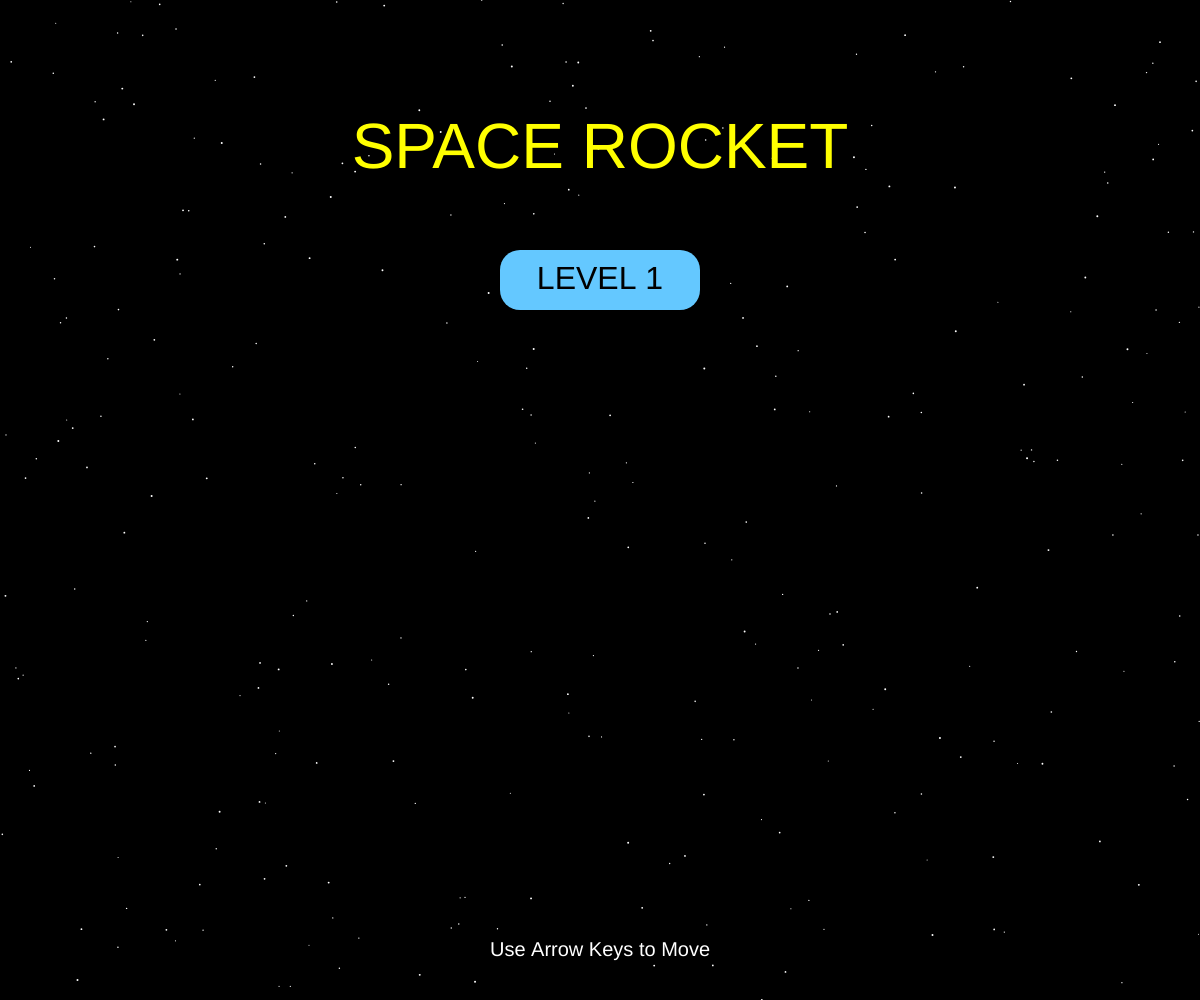
Frame 1 (no input)
Frame 60 (no input): identical to frame 1, image omitted
Frame 120 (the mouse pressed at the canvas centre since frame 60): identical to frame 1, image omitted

The p5.js sketch that drew this single still picture (run headless with seeded random() and noise() and a simulated clock; from frame 60 on, the mouse is pressed at the canvas centre):

// p5.js sketch
// ── sketch.js
// Global variables section:

// Array to store star objects for background
let stars = [];
// Array to store rock objects that will fall
let rocks = [];
// Main player object with position, health, and dimensions
let rocket = {
  x: 370,
  y: 300,
  health: 3,
  width: 40,
  height: 80
};
// Hi
// Game progress tracking variables
let score = 0;
let level = 0;
// Current state of the game (menu, playing, etc.)
let gameState = "menu"; 
// Variables controlling game difficulty
let rockSpeed = 2;
let rockSpawnRate = 120;

// Level configuration data - each level has different difficulty parameters
const LEVELS = [
  { target: 10, speed: 2, spawn: 40, size: 80, rockCount: 1 },  // Level 1
  { target: 40, speed: 7, spawn: 30, size: 90, rockCount: 2 },   // Level 2 (harder)
  { target: 60, speed: 9, spawn: 20, size: 95, rockCount: 3 }  // Level 3 (even harder)
];

/* 
   I tried to define the player's rocket object with just `x` and `y` values like:
  let rocket = { x: 370, y: 300 };  
  However, as soon as I tried to make the rocket interact with other objects like rocks, 
  I realized I needed the width and height properties to detect collisions and manage rocket movement. 
  Adding `width` and `height` helped later on when I had to calculate if the rocket hit a falling rock. 
*/

// Initial setup function by p5.js
function setup() {
  // Create canvas matching window dimensions
  createCanvas(windowWidth, windowHeight); 

  // Generate 300 stars at random positions for background
  for (let i = 0; i < 300; i++) {
    stars.push({
      x: random(width),
      y: random(height),
      size: random(1, 2)
    });
  }
}

// Main drawing loop called continuously by p5.js
function draw() {
  // Black background
  background(0);
  // Draw all stars
  drawStars();
  
  // State machine for different game screens
  if (gameState === "menu") {
    drawMenu();
  } else if (gameState === "playing") {
    updateGame();
  } else if (gameState === "gameOver") {
    drawGameOver();
  } else if (gameState === "win") {
    drawWinScreen();
  } else if (gameState === "finalWin") {
    drawFinalWinScreen();
  }

  /* 
  I first handled the game states like this:
  if (score < 100) {
    updateGame();
  } else {
    drawWinScreen();
  }
  
  But I soon realized this wouldn’t be enough since the game had a main menu, multiple levels, and multiple screens (game over, win, etc.).
  I rewrote it to use a `gameState` variable instead. This made the game much easier to handle. 
  Now, I can easily switch between states like "menu", "playing", "gameOver", and so on.
  */
}

// Function to draw all stars in the background
function drawStars() {
  fill(255);
  noStroke();
  // Loop through all stars and draw each one
  for (let star of stars) {
    ellipse(star.x, star.y, star.size, star.size);
  }
}

// Function to draw the main menu screen
function drawMenu() {
  // Draw game title
  fill(255, 255, 0);
  textSize(64);
  textAlign(CENTER, CENTER);
  text("SPACE ROCKET", width / 2, 150);

  // Draw level selection buttons
  drawMenuButton("LEVEL 1", 250, 1);
  
  // Only show level 2 button if player has unlocked it
  if (score >= LEVELS[0].target || level > 1) drawMenuButton("LEVEL 2", 350, 2);
  
  // Only show level 3 button if player has unlocked it
  if (score >= LEVELS[1].target || level > 2) drawMenuButton("LEVEL 3", 450, 3);

  // Draw controls instruction
  fill(255);
  textSize(20);
  text("Use Arrow Keys to Move", width / 2, height - 50);

}

// Helper function to draw menu buttons
function drawMenuButton(label, y, lvl) {
  // Button background
  fill(100, 200, 255);
  rect(width / 2 - 100, y, 200, 60, 20);
  
  // Button text
  fill(0);
  textSize(32);
  text(label, width / 2, y + 30);
}

// Mouse click handler for menu interactions
function mousePressed() {
  // Only handle clicks when in menu state
  if (gameState === "menu") {
    // Check if click is within button area
    if (mouseX > width / 2 - 100 && mouseX < width / 2 + 100) {
      // Check which button was clicked and start appropriate level
      if (mouseY > 250 && mouseY < 310) startLevel(1);
      else if (mouseY > 350 && mouseY < 410 && (score >= LEVELS[0].target || level > 1)) startLevel(2);
      else if (mouseY > 450 && mouseY < 510 && (score >= LEVELS[1].target || level > 2)) startLevel(3);
    }
  }
}

// Function to initialize a level
function startLevel(lvl) {
  level = lvl;
  gameState = "playing";
  
  // Reset rocket position and health
  rocket = { x: width / 2, y: height / 2, health: 3, width: 40, height: 80 };

  // Clear existing rocks
  rocks = [];
  
  // Set difficulty parameters from LEVELS array
  rockSpeed = LEVELS[lvl - 1].speed;
  rockSpawnRate = LEVELS[lvl - 1].spawn;

  // Reset score for this level
  score = 0;

  /* 
 My first attempt at starting the level looked like this:
  if (lvl === 1) {
    rockSpeed = 2;
    rockSpawnRate = 40;
  }

  But this wasn’t scalable. As the number of levels increased, it became hard to manage multiple `if` statements. 
  I switched to using the `LEVELS` array to handle the difficulty parameters dynamically. 
  This was a big improvement because now the code can handle any number of levels and I don’t need to manually update values every time.
  */
}


// Main game update function
function updateGame() {
  updateRocket();
  updateRocks();
  checkWinCondition();
  drawHUD();
}

// Function to handle rocket movement and drawing

  /* 
  I was focused on handling the rocket's movement. I wanted the rocket to be able to move in all directions (left, right, up, and down) using the arrow keys. 
  At first, I wasn’t thinking about boundaries or how the rocket would interact with the edge of the screen, so my first version simply looked like this:
  if (keyIsDown(LEFT_ARROW)) rocket.x -= 5;
if (keyIsDown(RIGHT_ARROW)) rocket.x += 5;
if (keyIsDown(UP_ARROW)) rocket.y -= 5;
if (keyIsDown(DOWN_ARROW)) rocket.y += 5;

This worked fine at first, and the rocket moved around just as expected. But then I realized the rocket could easily fly off the screen, which would break the game. 
That’s when I realized I needed to add boundary checking, so the rocket wouldn’t move past the screen edges.
To fix this, I added boundary checks using max() and min().
  */

function updateRocket() {
  // Handle keyboard controls with boundary checking
  if (keyIsDown(LEFT_ARROW)) rocket.x = max(rocket.x - 5, 0);
  if (keyIsDown(RIGHT_ARROW)) rocket.x = min(rocket.x + 5, width - rocket.width);
  if (keyIsDown(UP_ARROW)) rocket.y = max(rocket.y - 5, 0);
  if (keyIsDown(DOWN_ARROW)) rocket.y = min(rocket.y + 5, height - rocket.height);
  //Now, the rocket would stop at the edges of the screen and wouldn’t fly off

  // Draw the rocket
  drawRocket();
}

// Detailed rocket drawing function
function drawRocket() {
  noStroke();
  // Main rocket body
  fill(180);
  rect(rocket.x, rocket.y, rocket.width, rocket.height, 8);
  
  // Rocket details
  fill(200);
  rect(rocket.x + rocket.width/4, rocket.y, rocket.width/2, rocket.height, 8);
  fill(100);
  rect(rocket.x, rocket.y, rocket.width/4, rocket.height, 8);
  
  // Rocket nose cone
  fill(255, 0, 0);
  triangle(rocket.x, rocket.y, 
           rocket.x + rocket.width, rocket.y, 
           rocket.x + rocket.width/2, rocket.y - rocket.width/2);
  
  // Nose cone detail
  fill(200, 0, 0);
  triangle(rocket.x + rocket.width/4, rocket.y, 
           rocket.x + rocket.width*0.75, rocket.y, 
           rocket.x + rocket.width/2, rocket.y - rocket.width/3);
  
  // Rocket window
  fill(0, 150, 255);
  ellipse(rocket.x + rocket.width/2, rocket.y + rocket.height/4, 15, 15);
  
  // Window highlight
  fill(255);
  ellipse(rocket.x + rocket.width/2 + 3, rocket.y + rocket.height/4 - 3, 6, 6);
  
  // Rocket engines
  fill(255, 100, 0);
  triangle(rocket.x, rocket.y + rocket.height, 
           rocket.x - rocket.width/2, rocket.y + rocket.height*1.2, 
           rocket.x, rocket.y + rocket.height*1.2);
  triangle(rocket.x + rocket.width, rocket.y + rocket.height, 
           rocket.x + rocket.width*1.5, rocket.y + rocket.height*1.2, 
           rocket.x + rocket.width, rocket.y + rocket.height*1.2);
  
  // Engine glow
  fill(255, 200, 0);
  ellipse(rocket.x + rocket.width/2, rocket.y + rocket.height*1.1, 25, 40);
}

function updateRocks() {
  // Spawn new rocks at regular intervals
  if (frameCount % rockSpawnRate === 0) {
    // Spawn multiple rocks based on level difficulty
    for (let i = 0; i < LEVELS[level - 1].rockCount; i++) {
      rocks.push({
        x: random(width - LEVELS[level - 1].size),
        y: -LEVELS[level - 1].size,
        size: LEVELS[level - 1].size,
        speed: rockSpeed
      });
    }
  }
  
  // Process all rocks
  for (let i = rocks.length - 1; i >= 0; i--) {
    // Move rock downward
    rocks[i].y += rocks[i].speed;
    
    noStroke();
    // Draw rock 
    fill(60, 60, 70);
    ellipse(rocks[i].x + rocks[i].size/2, rocks[i].y + rocks[i].size/2, rocks[i].size, rocks[i].size);
    
    fill(90, 90, 100);
    beginShape();
    vertex(rocks[i].x + rocks[i].size*0.3, rocks[i].y + rocks[i].size*0.2);
    vertex(rocks[i].x + rocks[i].size*0.7, rocks[i].y + rocks[i].size*0.3);
    vertex(rocks[i].x + rocks[i].size*0.8, rocks[i].y + rocks[i].size*0.6);
    vertex(rocks[i].x + rocks[i].size*0.4, rocks[i].y + rocks[i].size*0.7);
    vertex(rocks[i].x + rocks[i].size*0.2, rocks[i].y + rocks[i].size*0.5);
    endShape(CLOSE);
    
    fill(140, 140, 150);
    quad(
      rocks[i].x + rocks[i].size*0.4, rocks[i].y + rocks[i].size*0.3,
      rocks[i].x + rocks[i].size*0.6, rocks[i].y + rocks[i].size*0.4, 
      rocks[i].x + rocks[i].size*0.5, rocks[i].y + rocks[i].size*0.6,
      rocks[i].x + rocks[i].size*0.3, rocks[i].y + rocks[i].size*0.5
    );
    
    // Rock highlight
    fill(255, 150, 50, 180); 
    ellipse(
      rocks[i].x + rocks[i].size*0.65, 
      rocks[i].y + rocks[i].size*0.65, 
      rocks[i].size/4, 
      rocks[i].size/4
    );
    
    // Check for collision with rocket
    if (collides(rocket, rocks[i])) {
      rocks.splice(i, 1);
      rocket.health--;
      // Game over if health reaches 0
      if (rocket.health <= 0) gameState = "gameOver";
    } else if (rocks[i].y > height) {
      // Remove rock if it goes off bottom of screen and increment score
      rocks.splice(i, 1);
      score++;
    }
  }
}
/* When I was first working on detecting collisions between the rocket and the rocks, my goal was to make the game feel interactive,
so if a rock touches the rocket, something needs to happen. I started with a very basic idea: “If the x and y positions match, that must mean they're touching.” 
So my first try at a collision function was something like this:

js
Copy
Edit
function collides(obj1, obj2) {
  return obj1.x === obj2.x && obj1.y === obj2.y;
}
But the problem was it almost never worked. Even when the rocket and the rock clearly overlapped on the screen, the function returned false. 
I realized that in real games, collision detection isn’t about exact positions, it's about overlapping areas.

So I started researching and testing. I learned about AABB collision detection which is a common method to detect overlap between two rectangles. 
Even though the rocks are squares (they use size), and the rocket is a rectangle (width and height), I could still compare their edges using simple inequalities.

That’s when I rewrote the collides() function into what it is now: */

// Collision detection between two objects
function collides(obj1, obj2) {
  return obj1.x < obj2.x + obj2.size &&
         obj1.x + obj1.width > obj2.x &&
         obj1.y < obj2.y + obj2.size &&
         obj1.y + obj1.height > obj2.y;
}

// Check if player has completed the level
function checkWinCondition() {
  if (score >= LEVELS[level - 1].target) {
    // Special case for final level
    if (level === 3) gameState = "finalWin";
    else gameState = "win";
  }
}

// Draw heads-up display with game info
function drawHUD() {
  fill(255);
  textSize(24);
  text(`Score: ${score}/${LEVELS[level - 1].target}`, 100, 30); 
  text(`Level: ${level}`, 100, 60); 
  text("Health: ", 100, 90);  
  for (let i = 0; i < rocket.health; i++) {
    fill(255, 0, 0);
    rect(180 + i * 25, 75, 20, 20);  
  }
}
// Game over screen
function drawGameOver() {
  fill(255, 0, 0);
  textSize(64);
  textAlign(CENTER, CENTER);
  text("GAME OVER", width / 2, height / 2 - 50);
  textSize(24);
  text("Press SPACE to continue", width / 2, height / 2 + 100);
}

// Level complete screen
function drawWinScreen() {
  fill(0, 255, 0);
  textSize(64);
  textAlign(CENTER, CENTER);
  text("LEVEL COMPLETE!", width / 2, height / 2 - 50);
  textSize(24);
  text("Press SPACE to continue", width / 2, height / 2 + 100);
}

// Final victory screen!!!
function drawFinalWinScreen() {
  fill(0, 255, 0);
  textSize(64);
  textAlign(CENTER, CENTER);
  text("CONGRATULATIONS!", width / 2, height / 2 - 100);
  text("YOU'VE WON THE GAME!", width / 2, height / 2);
  textSize(24);
  text("Press SPACE to return to menu", width / 2, height / 2 + 100);
}

// Keyboard input handler
function keyPressed() {
  // Handle spacebar press on game over/win screens
  if (key === ' ' && (gameState === "gameOver" || gameState === "win" || gameState === "finalWin")) {
    gameState = "menu";
  }
}
                                                                                                                                                                                                                                                                                                                                                                                                                                                                                                                                                                                                      
// ── style.css
html, body {
  margin: 0;
  padding: 0;
  width: 100%;
  height: 100%;
  overflow: hidden; 
  background-color: #000;
}

canvas {
  display: block;
  position: absolute;
  top: 0;
  left: 0;
  image-rendering: crisp-edges;
}

.game-text {
  font-family: 'Courier New', monospace;
  color: white;
  text-shadow: 0 0 5px #00ffff, 0 0 10px #0088ff;
  position: absolute;
  z-index: 100;
}

.health-bar {
  position: absolute;
  top: 20px;
  right: 20px;
  color: white;
  font-family: 'Courier New', monospace;
}

#game-over {
  position: absolute;
  top: 0;
  left: 0;
  width: 100%;
  height: 100%;
  display: flex;
  flex-direction: column;
  justify-content: center;
  align-items: center;
  background-color: rgba(0, 0, 0, 0.8);
  z-index: 200;
  color: white;
  font-family: 'Arial', sans-serif;
}

#game-over h1 {
  font-size: 3em;
  color: #ff5555;
  margin-bottom: 20px;
  text-shadow: 0 0 10px red;
}

#game-over button {
  margin-top: 30px;
  padding: 10px 20px;
  font-size: 1.2em;
  background: linear-gradient(to bottom, #444, #222);
  color: white;
  border: 1px solid #666;
  border-radius: 5px;
  cursor: pointer;
}

#game-over button:hover {
  background: linear-gradient(to bottom, #555, #333);
}
